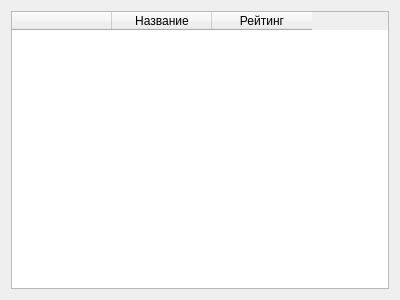
<?xml version="1.0" encoding="UTF-8"?>
<ui version="4.0">
 <class>RaitingDialog</class>
 <widget class="QDialog" name="RaitingDialog">
  <property name="geometry">
   <rect>
    <x>0</x>
    <y>0</y>
    <width>400</width>
    <height>300</height>
   </rect>
  </property>
  <property name="windowTitle">
   <string>Dialog</string>
  </property>
  <layout class="QGridLayout" name="gridLayout">
   <item row="0" column="0">
    <widget class="QTableWidget" name="tableWidget">
     <attribute name="verticalHeaderVisible">
      <bool>false</bool>
     </attribute>
     <column>
      <property name="text">
       <string/>
      </property>
     </column>
     <column>
      <property name="text">
       <string>Название</string>
      </property>
     </column>
     <column>
      <property name="text">
       <string>Рейтинг</string>
      </property>
     </column>
    </widget>
   </item>
  </layout>
 </widget>
 <resources/>
 <connections/>
</ui>
